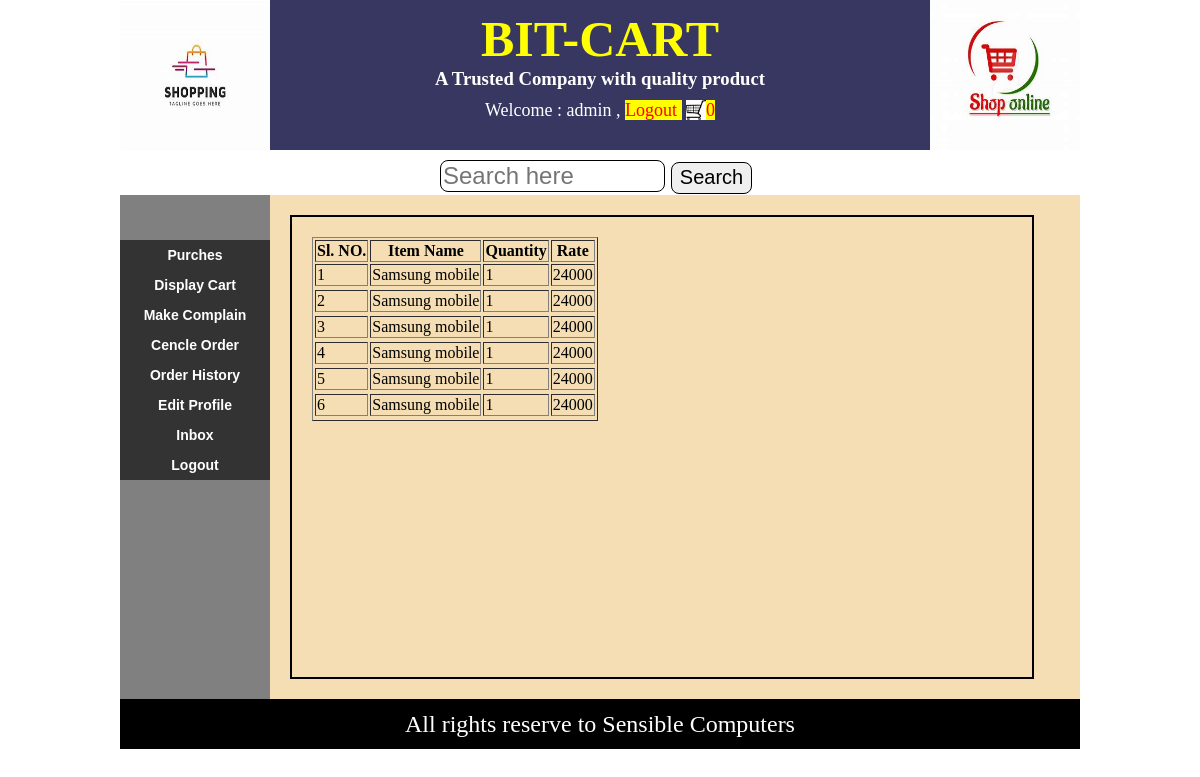
Screenshot of /displayOredrDetailForHistoryUser.php?id=51 (signed in) with the database file from the repository.
### tables this page shows
CREATE TABLE `order_detail` (
  `order_det_id` int(11) NOT NULL,
  `item_id` int(11) NOT NULL,
  `item_quantity` int(11) NOT NULL,
  `item_rate` float NOT NULL,
  `order_ref_id` int(11) NOT NULL
);

CREATE TABLE `item_info` (
  `item_id` int(11) NOT NULL,
  `item_name` varchar(30) NOT NULL,
  `item_detail` text NOT NULL,
  `image_path` text NOT NULL,
  `parent_category` int(11) NOT NULL,
  `item_rate` float NOT NULL,
  `item_discount` float NOT NULL,
  `reg_date` date NOT NULL
);

### displayOredrDetailForHistoryUser.php (the view, shortened to what this page needs)
<?php @session_start();
  if(isset($_SESSION["uname"]) && $_SESSION["utype"]='user')
{
  include("header.php");
?>
<div id="content">
<div id="leftSide">
<?php
  include("userMenu.php");
?>
</div>
<div id="rightSide">
<?php
include("dbconnect.php");
$id=$_REQUEST["id"];
$rsorder=mysqli_query($con,"select * from order_detail,item_info where order_detail.item_id=item_info.item_id and order_ref_id='$id' ") or die("error");
echo("<div id='mylist'>");
echo("<table border='1'>");
echo("<tr>");
echo("<th>Sl. NO.</th>");
echo("<th>Item Name</th>");
echo("<th>Quantity</th>");
echo("<th>Rate</th>");
echo("</tr>");
$cnt=0;
while($row=mysqli_fetch_array($rsorder))
{
  $cnt++;
  echo("<tr>");
  echo("<td>");
  echo($cnt);
  echo("</td>");
  echo("<td>");
  echo($row["item_name"]);
  echo("</td>");
  echo("<td>");
  echo($row["item_quantity"]);
  echo("</td>");
  echo("<td>");
  echo($row["item_rate"]);
  echo("</td>");
  echo("<tr>");
}
echo("</table>");
echo("</div>");
?>
</div>
</div>
<?php
  include("footer.php");
}
else
{
  header("location:loginForm.php");
}
?>

### css/style.css (style rules this page uses)
body { margin: 0px; padding: 0px; }
#content { min-height: 450px; background-color: rgb(207, 201, 188); margin-top: 5px; }
#leftSide { min-height: 450px; background-color: gray; width: 150px; display: table-cell; }
#rightSide { min-height: 450px; background-color: wheat; width: 810px; display: table-cell; }
#mylist { margin: 20px; padding: 20px; border: 2px solid black; width: 700px; height: 420px; overflow: scroll; }

### rows the page displays
order_detail: item.item_name "Samsung mobile", item_quantity "1", item.item_rate "24000"
order_detail: item.item_name "Samsung mobile", item_quantity "1", item.item_rate "24000"
order_detail: item.item_name "Samsung mobile", item_quantity "1", item.item_rate "24000"
order_detail: item.item_name "Samsung mobile", item_quantity "1", item.item_rate "24000"
order_detail: item.item_name "Samsung mobile", item_quantity "1", item.item_rate "24000"
order_detail: item.item_name "Samsung mobile", item_quantity "1", item.item_rate "24000"

### other values shown
$_SESSION["uname"] "admin"
$cnt "0"
